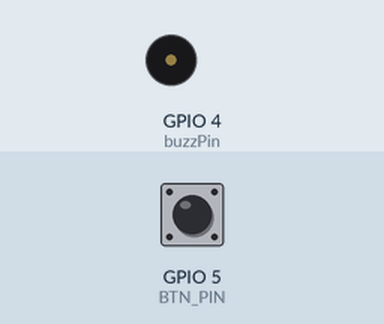
The program below on a simulated ESP8266 (NodeMCU). Parts: buzzer (waves = sounding). Inputs (shaded band) come from the test bench; at power-on: GPIO 5 (BTN_PIN) HIGH. WiFi joins after 1.5 s; servers stay silent unless stated; uploads are accepted with an empty reply; what the program prints to the serial monitor is not drawn.

Above: at 7.3 s.
7.4 s: GPIO 5 (BTN_PIN) pulsed LOW 2 times (0.12 s each, 0.3 s apart)
At 12.9 s:
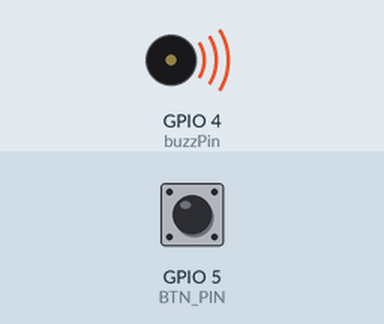
Timing chart, 0 to 14.5 s (numbered marks = the images above; inputs shaded):
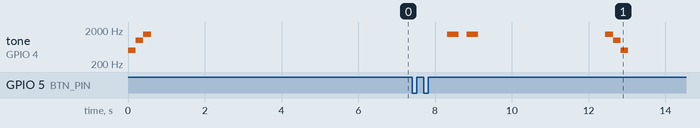

Measured:
- after the input at 7.4 s, tone on GPIO 4 (buzzPin): plays 1500 Hz for 0.30 s, 1500 Hz for 0.30 s, 1500 Hz for 0.20 s, 1000 Hz for 0.20 s, 500 Hz for 0.20 s, starting after 0.92 s

The program:

main.cpp
```cpp
#include <ESP8266WiFi.h>
#include <WiFiClientSecure.h>
#include <ESP8266WebServer.h>
#include <ESP8266HTTPClient.h>
// WiFiClient wifiClient;
String Link;

#define BTN_PIN 5				// кнопка подключена сюда (BTN_PIN --- КНОПКА --- GND)
#include "GyverButton.h"
GButton butt1(BTN_PIN);

int frequency = 1000; //частота Hz
int buzzPin = 4;
int timeOn = 1000; //время работы в milliseconds
int timeOff = 1000; //время ожидания в millisecods

// void setDebounce(uint16_t debounce);        // установка времени антидребезга (по умолчанию 80 мс)
// void setTimeout(uint16_t timeout);          // установка таймаута удержания (по умолчанию 300 мс)
// void setClickTimeout(uint16_t timeout);      // установка таймаута между кликами (по умолчанию 500 мс)
// void setStepTimeout(uint16_t step_timeout); // установка таймаута между инкрементами (по умолчанию 400 мс)
// void setType(uint8_t type);     // установка типа кнопки (HIGH_PULL - подтянута к питанию, LOW_PULL - к gnd)
// void setDirection(uint8_t dir); // установка направления (разомкнута/замкнута по умолчанию - NORM_OPEN, NORM_CLOSE)

// void setTickMode(uint8_t tickMode); // (MANUAL / AUTO) ручной или автоматический опрос кнопки функцией tick()
// // MANUAL - нужно вызывать функцию tick() вручную
// // AUTO - tick() входит во все остальные функции и опрашивается сама

// void tick();               // опрос кнопки
// void tick(boolean state);  // опрос внешнего значения (0 нажато, 1 не нажато) (для матричных, резистивных клавиатур и джойстиков)

// boolean isPress();    // возвращает true при нажатии на кнопку. Сбрасывается после вызова
// boolean isRelease();  // возвращает true при отпускании кнопки. Сбрасывается после вызова
// boolean isClick();    // возвращает true при клике. Сбрасывается после вызова
// boolean isHolded();   // возвращает true при удержании дольше timeout. Сбрасывается после вызова
// boolean isHold();     // возвращает true при нажатой кнопке, не сбрасывается
// boolean state();      // возвращает состояние кнопки
// boolean isSingle();   // возвращает true при одиночном клике. Сбрасывается после вызова
// boolean isDouble();   // возвращает true при двойном клике. Сбрасывается после вызова
// boolean isTriple();   // возвращает true при тройном клике. Сбрасывается после вызова

// boolean hasClicks();  // проверка на наличие кликов. Сбрасывается после вызова
// uint8_t getClicks();  // вернуть количество кликов
// uint8_t getHoldClicks();// вернуть количество кликов, предшествующее удерживанию

// boolean isStep();     // возвращает true по таймеру setStepTimeout, смотри пример
// void resetStates();   // сбрасывает все is-флаги и счётчики

const char *ssid = "";
const char *password = "";
const char *host = "";

class Voice {
   public:
      void beep() {
         pinMode (buzzPin, OUTPUT);
         tone(buzzPin, 1500);
         delay(200);
         tone(buzzPin, 1000);
         delay(200);
         tone(buzzPin, 500);
         delay(200);
         noTone(buzzPin);
         delay(2000);
      }

      void on() {
         pinMode (buzzPin, OUTPUT);
         tone(buzzPin, 500);
         delay(200);
         tone(buzzPin, 1000);
         delay(200);
         tone(buzzPin, 1500);
         delay(200);
         noTone(buzzPin);
         delay(2000);
      }

      void btn() {
         pinMode (buzzPin, OUTPUT);
         tone(buzzPin, 1500);
         delay(300);
         noTone(buzzPin);
         delay(200);
         tone(buzzPin, 1500);
         delay(300);
         noTone(buzzPin);
         delay(2000);
      }


};

Voice voice;

void setup() {
   voice.on();
   delay(1000);
   Serial.begin(9600);
   WiFi.mode(WIFI_OFF);
   delay(1000);
   WiFi.mode(WIFI_STA);
   WiFi.begin(ssid, password);
   Serial.println("");
   Serial.print("Connecting");
   while (WiFi.status() != WL_CONNECTED) {
      delay(500);
      Serial.print(".");
}
   Serial.println("");
   Serial.print("Connected to ");
   Serial.println(ssid);
   Serial.print("IP address: ");
   Serial.println(WiFi.localIP());
}

// Обьявление функции передачи данных
void transmit() {
   WiFiClient httpClient;
   const int httpPort = 3000;
   if (!httpClient.connect(host, httpPort)) {
      Serial.println("connection failed");
      return;
   }

   String url = "/sqladd";
   Serial.print("Requesting URL: ");
   Serial.print("http://");
   Serial.print(host);
   Serial.print(url);
   Serial.println();
   httpClient.print(String("GET ") + url + " HTTP/1.1\r\n" + "Host: " + host + "\r\n" + "Connection: close\r\n\r\n");
   unsigned long timeout = millis();
   while (httpClient.available() == 0) {
      if (millis() - timeout > 5000)
      { Serial.println(">>> httpClient Timeout !");
      httpClient.stop(); return; }
   }
   while (httpClient.available()){
      String line = httpClient.readStringUntil('\r'); Serial.print(line);
   }
   Serial.println();
   Serial.println("closing connection");
 }

// void beep() {
//       pinMode (buzzPin, OUTPUT);
//       tone(buzzPin, 1500);
//       delay(200);
//       tone(buzzPin, 1000);
//       delay(200);
//       tone(buzzPin, 500);
//       delay(200);
//       noTone(buzzPin);
//       delay(2000);
// }


void loop() {
    // два клика
   butt1.tick();
   if (butt1.isDouble()) {
      voice.btn();
      Serial.println("===============================");
      Serial.println("double click");
      Serial.println("===============================");
      transmit();
      Serial.println("===============================");
      voice.beep();
   }

}
```
